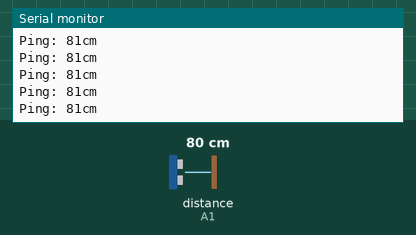
A sketch run on a simulated Arduino Uno, built with avr-gcc and run on an emulated ATmega328P. Shown: the last lines printed to the serial monitor. The test bench sets the inputs (shaded band); at power-on: distance to the obstacle (sensor on A1) 80 cm. The echo pulse lasts 58.3 µs per cm.

Above: at 1.2 s.
1.3 s: distance to the obstacle (sensor on A1) set to 2 cm
At 1.34 s:
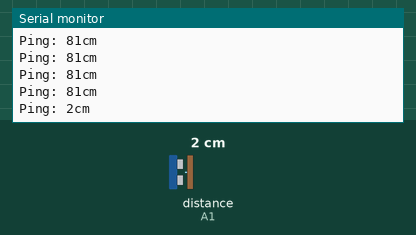
2.8 s: distance to the obstacle (sensor on A1) set to 250 cm
At 2.87 s:
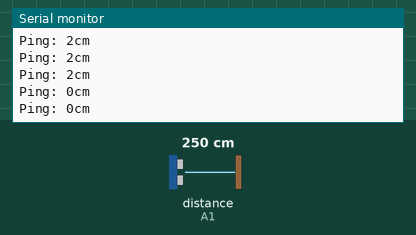
Timing chart, 0 to 5.8 s (numbered marks = the images above; inputs shaded):
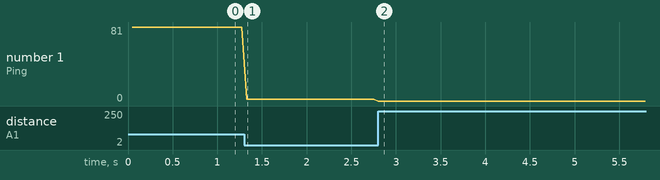

Measured:
- after the input at 1.3 s, the serial monitor: prints a new line at once (image 1)
- after the input at 2.8 s, the serial monitor: prints a new line at once (image 2)
- plotted number 1: 81 → 2 after the input at 1.3 s, 2 → 0 after the input at 2.8 s

The sketch:

sensor2.ino
```cpp
#include <NewPing.h>

#define TRIG_PIN A0
#define ECHO_PIN A1

#define MAX_DISTANCE 200

NewPing sonar(TRIG_PIN, ECHO_PIN, MAX_DISTANCE);

void setup() {
  Serial.begin(115200);
}

void loop() {
  delay(50);
  Serial.print("Ping: ");
  Serial.print(sonar.ping_cm());
  Serial.println("cm");
}
```
